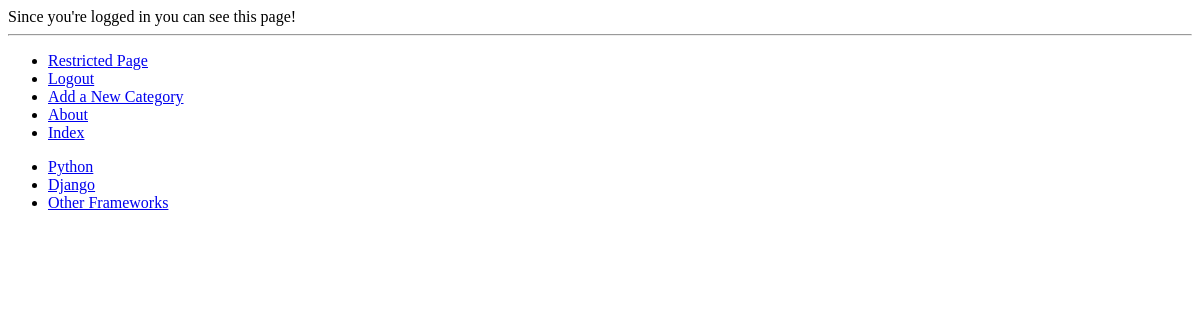
/rango/restricted/ (signed in), run on an earlier commit of the app's database.
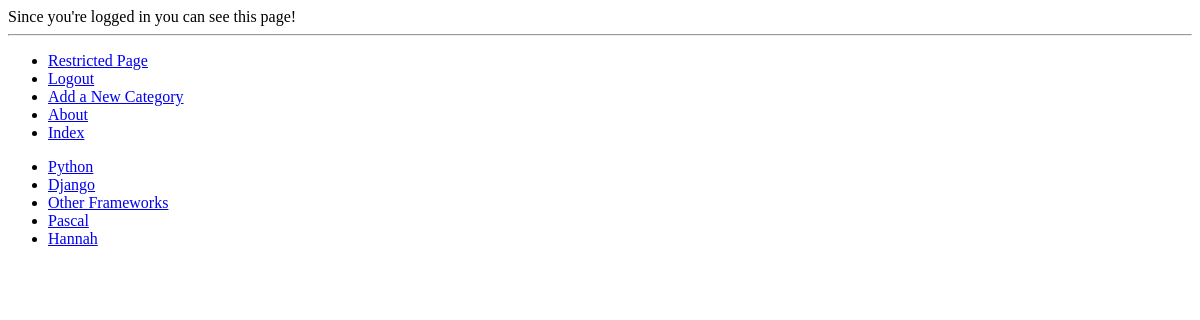
And on a later commit of the database.
### rango/models.py (models this page shows, shortened)
class Category(models.Model):
    name = models.CharField(max_length=128, unique=True)
    views = models.IntegerField(default=0)
    likes = models.IntegerField(default=0)
    slug = models.SlugField(unique=True)
    class Meta:
        verbose_name_plural = 'categories'

### rango/views.py (the view)
@login_required
def restricted(request):
    context_dict = {'message': "Since you're logged in you can see this page!"}
    return render(request, 'rango/restricted.html', context=context_dict)

### rango/templatetags/rango_template_tags.py (called while the page is built)
@register.inclusion_tag('rango/cats.html')
def get_category_list(cat=None):
    return {'cats': Category.objects.all(), 'act_cat': cat}

### templates/rango/restricted.html (shortened to what this page needs)
{% extends 'rango/base.html' %}
{% load staticfiles %}
{% block body_block %}
<div>
	{{ message }}
</div>
{% endblock %}

### templates/rango/cats.html
<ul>
{% if cats %}
	{% for c in cats %}
		{% if c == act_cat %}
			<li>
			<strong>
				<a href="{% url 'show_category' c.slug %}">{{ c.name }}</a>
			</strong>
			</li>
	{% else %}
		<li>
			<a href="{% url 'show_category' c.slug %}">{{ c.name }}</a>
		</li>
	{% endif %}
	{% endfor %}
{% else %}
	<li><strong>There are no categories present.</strong></li>
{% endif %}
</ul>

What changed in the data, as far as the page shows it:
added Category: name "Pascal"
added Category: name "Hannah"
